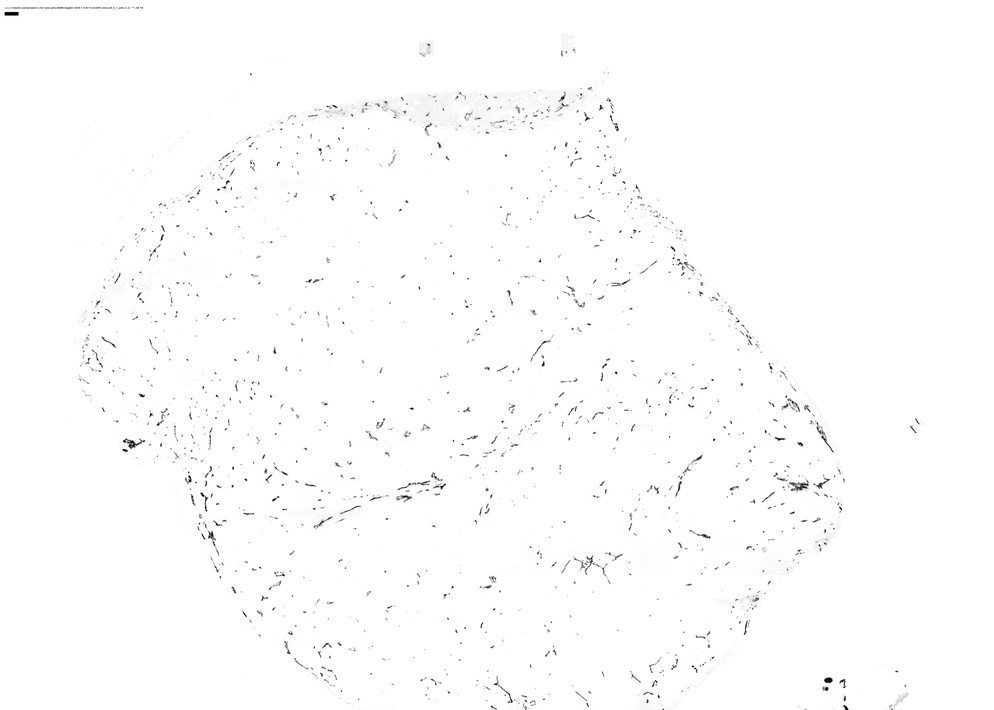
#> input picture Python Image Processing/(1,3)/CD31_darkred.jpg, 994 x 710 px, shrunk from 5376 x 3840 before the run
$ python main.py
#> lines starting #> are read from the running program, lines starting #| are printed output that depends on the picture
# import blend_modes # used for image compositing below
from PIL import Image
import numpy as np
import cv2


# adds a sepia hue
def add_hue(image):
    im_color = cv2.applyColorMap(image, cv2.COLORMAP_OCEAN)
    img_color = Image.fromarray(im_color)
    return img_color


im_gray1 = cv2.imread("./(1,3)/CD31_darkred.jpg", cv2.IMREAD_GRAYSCALE)
#> im_gray1 is the input picture: shape (710, 994); min 0, max 255, mean 253.1
imgwithhue = add_hue(im_gray1)

im_gray2 = cv2.imread("./(1,3)/pimo_green.jpg", cv2.IMREAD_GRAYSCALE)
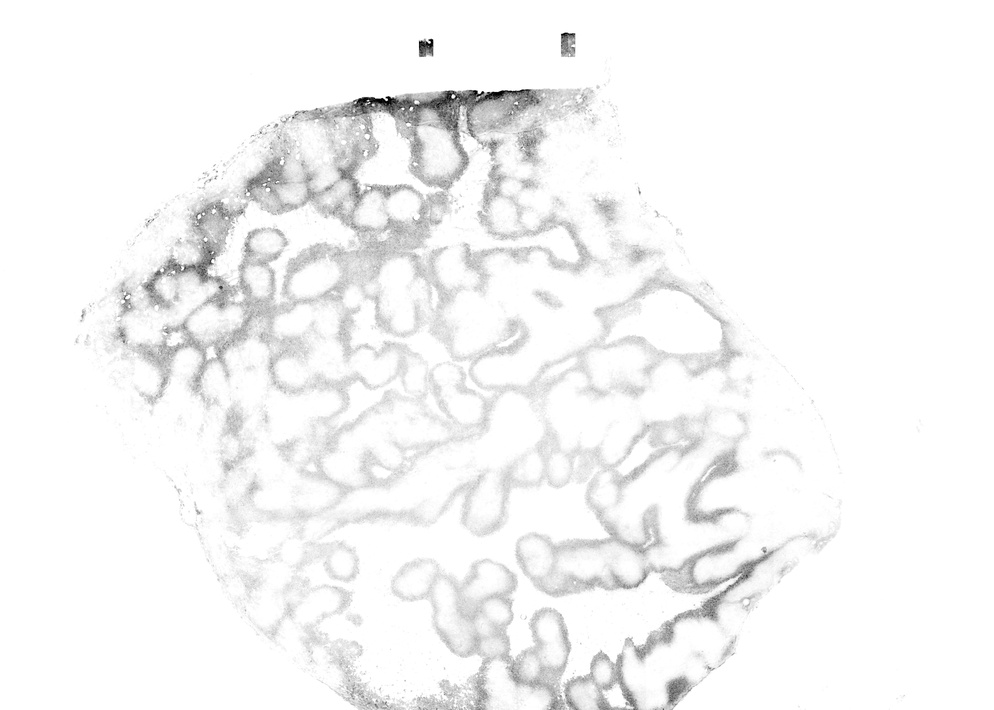
#> input picture Python Image Processing/(1,3)/pimo_green.jpg, 994 x 710 px, shrunk from 5376 x 3840 before the run
#> im_gray2 is the input picture: shape (710, 994); min 0, max 255, mean 245.8
imgwithhue2 = add_hue(im_gray2)
#> in add_hue (call 2), `im_color = cv2.applyColorMap(image, cv2.COLORMAP_OCEAN)`:
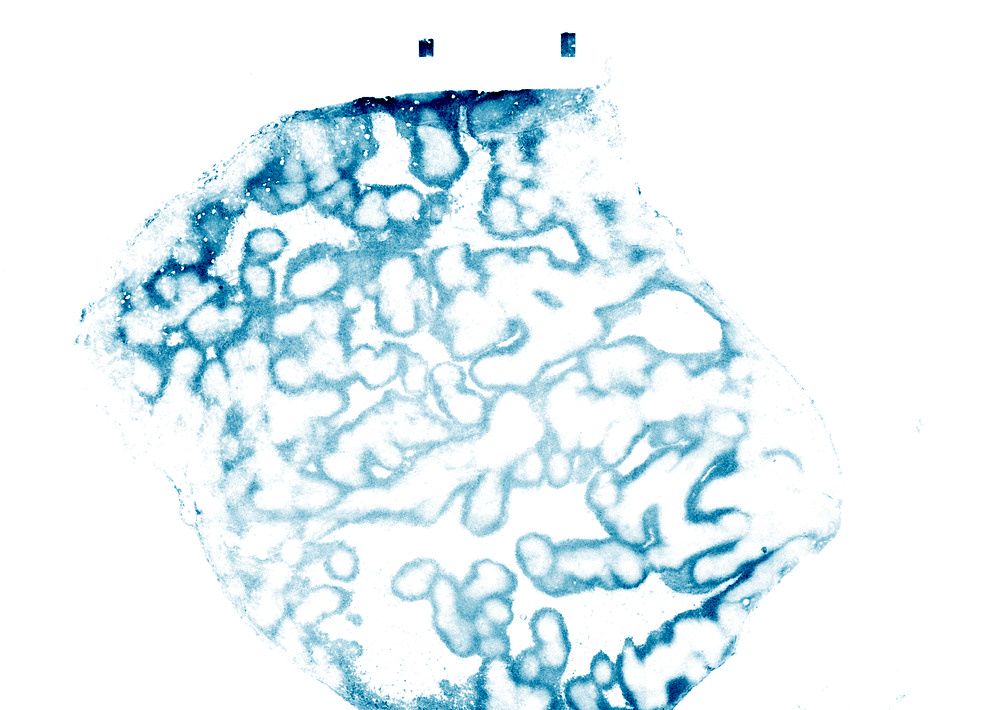
#> im_color: shape (710, 994, 3); mean B, G, R 245.8, 241.2, 229
imgwithhue2.save("oceancolormap.png", "PNG")

im_gray3 = cv2.imread("./(1,3)/carbo_lightblue.jpg", cv2.IMREAD_GRAYSCALE)
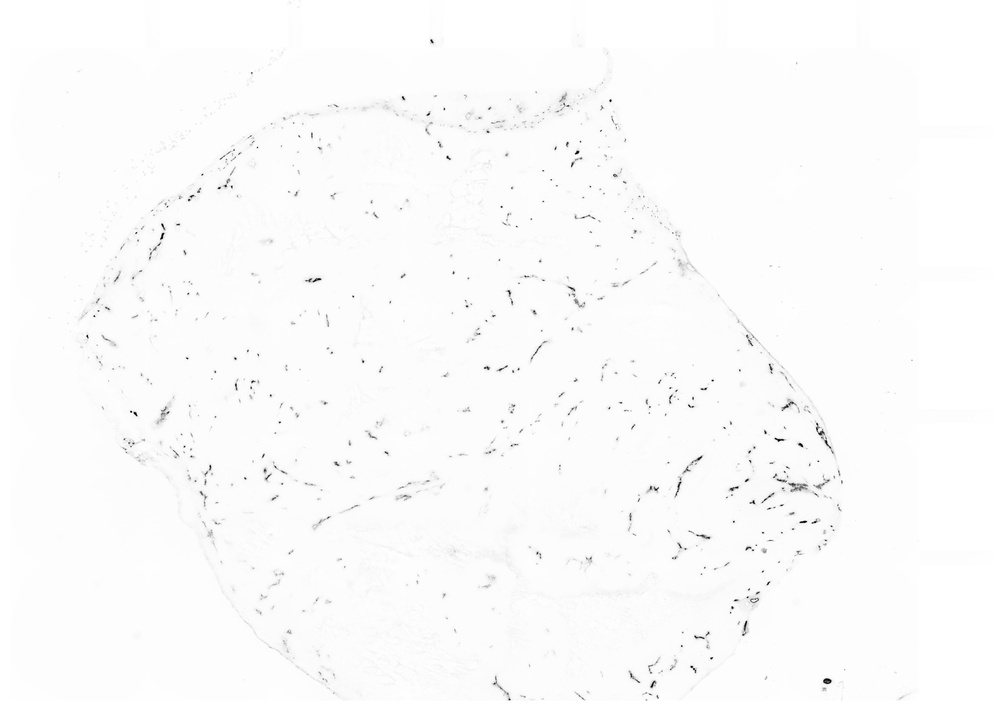
#> input picture Python Image Processing/(1,3)/carbo_lightblue.jpg, 994 x 710 px, shrunk from 5376 x 3840 before the run
#> im_gray3 is the input picture: shape (710, 994); min 0, max 255, mean 251.4
imgwithhue3 = add_hue(im_gray3)


# shifts hue to red, green or blue
def shift_hue(arr, hout):
#> called with hout = 0
    rgb = cv2.cvtColor(arr, cv2.COLOR_BGR2RGB) # OpenCV reads the images as BRG instead of RGB
    hsv = cv2.cvtColor(rgb, cv2.COLOR_RGB2HSV)
#> hsv: shape (710, 994, 3); mean H, S, V 12.7, 4, 253.1
    hsv[...,0] = hout
#> hsv: shape (710, 994, 3); mean H, S, V 0, 4, 253.1
    rgb2 = cv2.cvtColor(hsv, cv2.COLOR_HSV2RGB)
    return rgb2


arr = np.array(imgwithhue)
arr2 = np.array(imgwithhue2)
arr3 = np.array(imgwithhue3)


if __name__=='__main__':
    green_hue = 60
    red_hue = 0
    blue_hue = 90

    colored_img1 = Image.fromarray(shift_hue(arr, red_hue))
    colored_img1.save('image1_red.jpg') # saved as jpg for the jupyter notebook (for tile generation)

    colored_img2 = Image.fromarray(shift_hue(arr2, green_hue))
#> call 2 of shift_hue, with hout = 60
#> in shift_hue (call 2), `rgb = cv2.cvtColor(arr, cv2.COLOR_BGR2RGB)`:
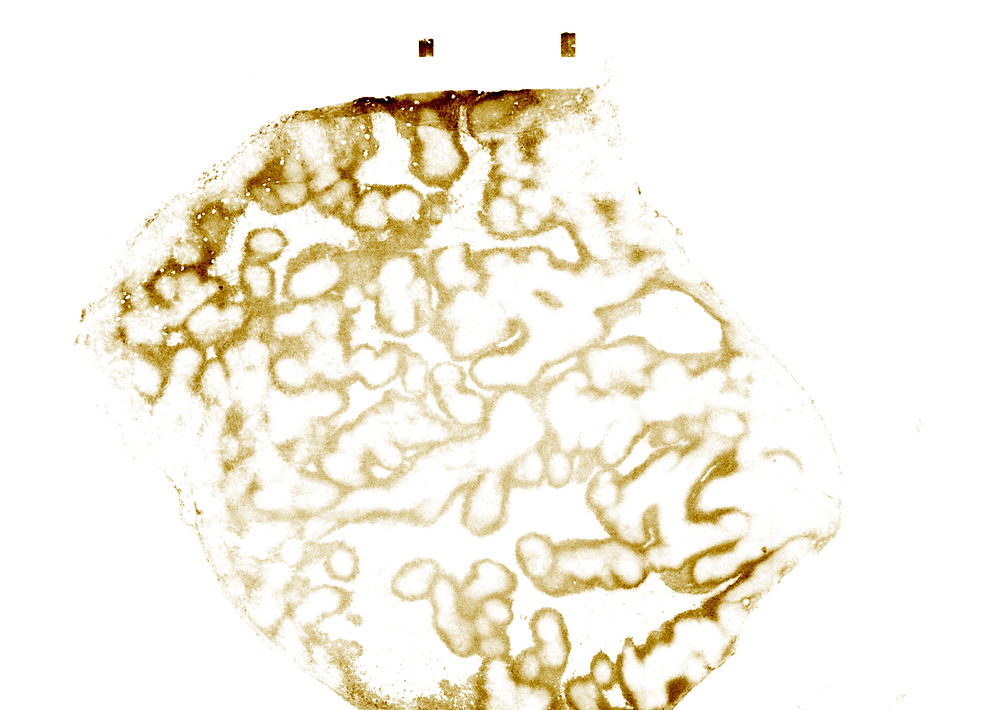
#> rgb: shape (710, 994, 3); mean B, G, R 229, 241.2, 245.8
#> in shift_hue (call 2), `hsv = cv2.cvtColor(rgb, cv2.COLOR_RGB2HSV)`: hsv: shape (710, 994, 3); mean H, S, V 34.1, 21.8, 245.8
#> in shift_hue (call 2), `hsv[...,0] = hout`: hsv: shape (710, 994, 3); mean H, S, V 60, 21.8, 245.8
#> in shift_hue (call 2), `rgb2 = cv2.cvtColor(hsv, cv2.COLOR_HSV2RGB)`:
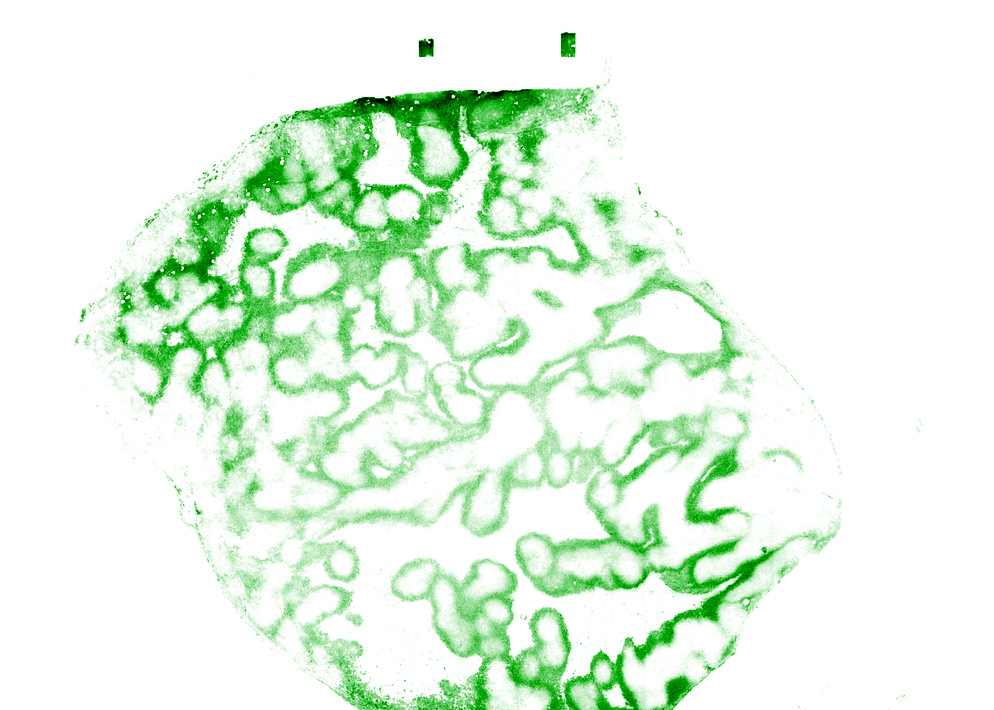
#> rgb2: shape (710, 994, 3); mean B, G, R 228.9, 245.8, 228.9
    colored_img2.save('image2_green.jpg')

    colored_img3 = Image.fromarray(shift_hue(arr3, blue_hue))
#> call 3 of shift_hue, with hout = 90
#> in shift_hue (call 3), `rgb = cv2.cvtColor(arr, cv2.COLOR_BGR2RGB)`:
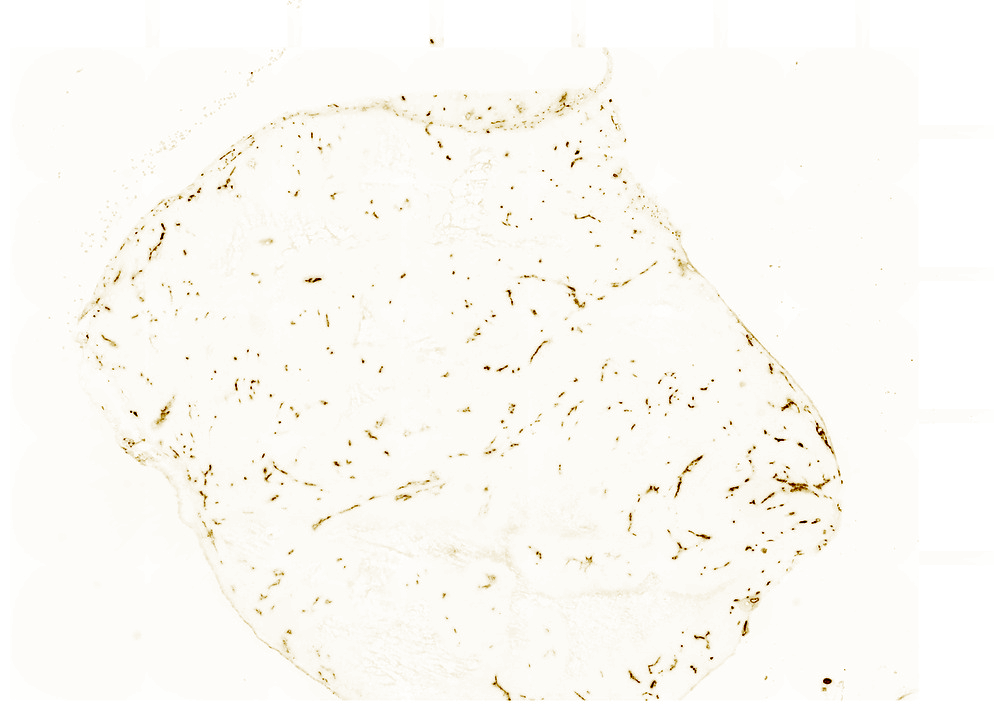
#> rgb: shape (710, 994, 3); mean B, G, R 244.9, 249.9, 251.4
#> in shift_hue (call 3), `hsv = cv2.cvtColor(rgb, cv2.COLOR_RGB2HSV)`: hsv: shape (710, 994, 3); mean H, S, V 82.1, 7.3, 251.4
#> in shift_hue (call 3), `hsv[...,0] = hout`: hsv: shape (710, 994, 3); mean H, S, V 90, 7.3, 251.4
    colored_img3.save('image3_blue.jpg')


# [25 lines of commented-out code are left out]
